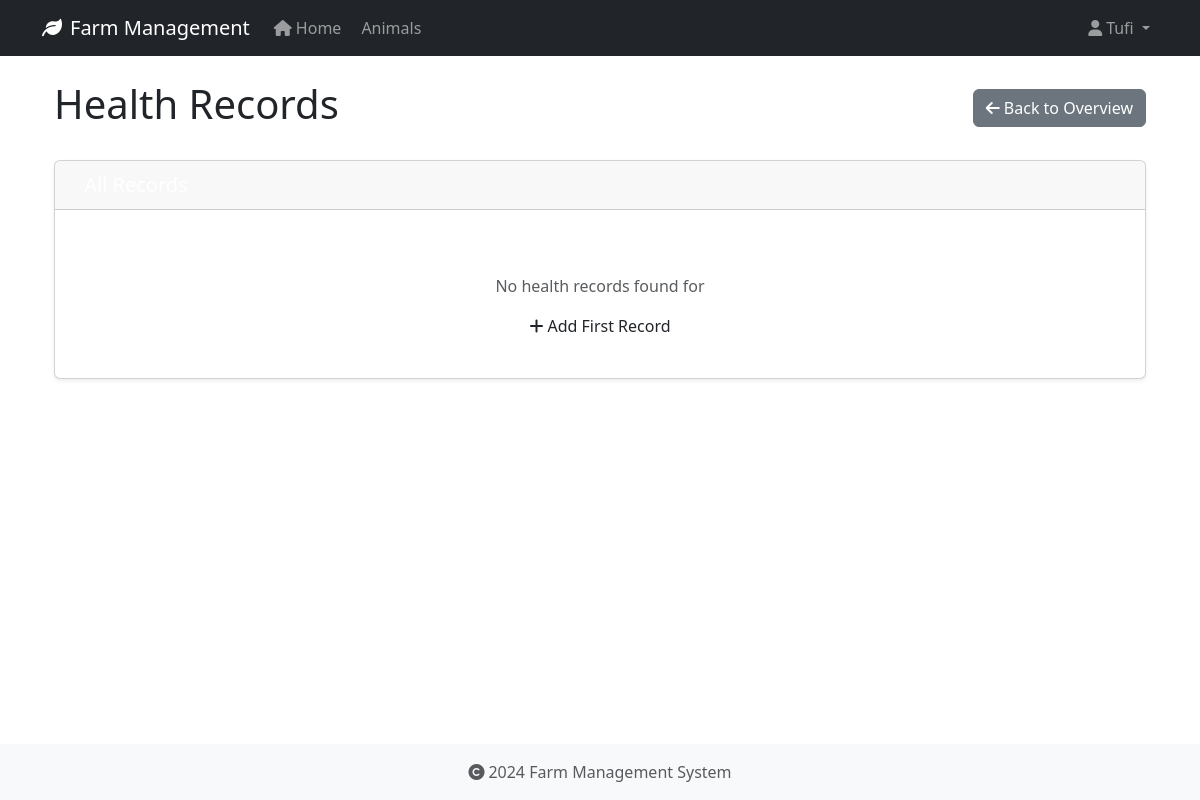
The app's page /animals/6/health/records (signed in), older data.
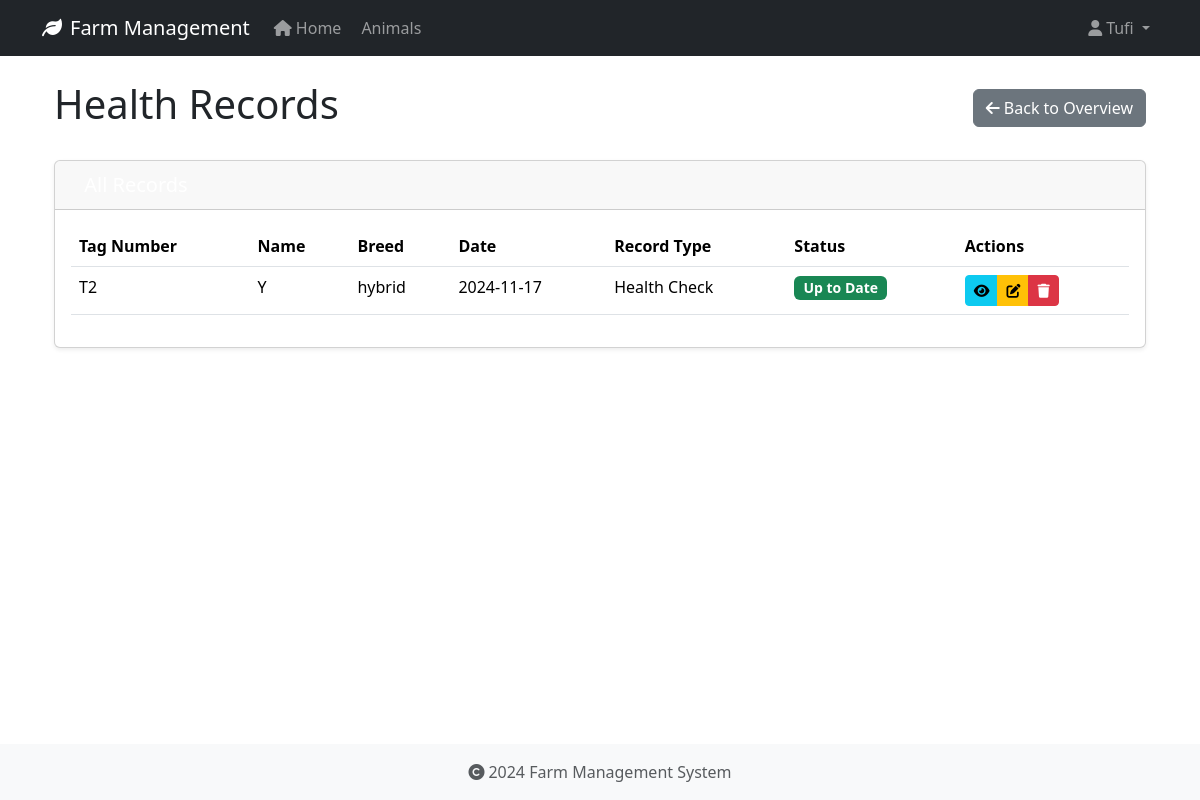
The same page, newer data.
### app/models/user.py (models this page shows, shortened)
class User(UserMixin, db.Model):
    id = db.Column(db.Integer, primary_key=True)
    username = db.Column(db.String(80), unique=True, nullable=False)
    email = db.Column(db.String(120), unique=True, nullable=False)
    password_hash = db.Column(db.String(128))
    role = db.Column(db.String(20), default='user')
    created_at = db.Column(db.DateTime, default=datetime.utcnow)
    last_login = db.Column(db.DateTime)
    is_active = db.Column(db.Boolean, default=True)
    first_name = db.Column(db.String(50))
    last_name = db.Column(db.String(50))
    reset_token = db.Column(db.String(100), unique=True)  # Store password reset token
    reset_token_expiration = db.Column(db.DateTime)       # Store token expiration time

### app/models/animal.py (models this page shows, shortened)
class HealthRecord(db.Model):
    id = db.Column(db.Integer, primary_key=True)
    animal_id = db.Column(db.Integer, db.ForeignKey('animal.id', ondelete='CASCADE'), nullable=False)
    record_type = db.Column(db.String(50), nullable=False)  # Made nullable=False
    date = db.Column(db.Date, nullable=False)
    description = db.Column(db.Text, nullable=True)
    treatment = db.Column(db.Text, nullable=True)
    cost = db.Column(db.Float, nullable=True)
    next_due_date = db.Column(db.Date, nullable=True)
    created_at = db.Column(db.DateTime, default=datetime.utcnow, nullable=False)
    created_by_id = db.Column(db.Integer, db.ForeignKey('user.id', ondelete='SET NULL'), nullable=True)

class Animal(db.Model):
    id = db.Column(db.Integer, primary_key=True)
    tag_number = db.Column(db.String(50), unique=True, nullable=False, index=True)
    name = db.Column(db.String(100), nullable=True)  # Explicitly mark as nullable
    species = db.Column(db.String(50), nullable=False, index=True)
    breed = db.Column(db.String(50), nullable=True)
    date_of_birth = db.Column(db.Date, nullable=True)
    gender = db.Column(db.String(20), nullable=True)
    weight = db.Column(db.Float, nullable=True)
    status = db.Column(db.String(20), default='active', nullable=False)
    purchase_date = db.Column(db.Date, nullable=True)
    purchase_price = db.Column(db.Float, nullable=True)
    notes = db.Column(db.Text, nullable=True)
    created_at = db.Column(db.DateTime, default=datetime.utcnow, nullable=False)
    updated_at = db.Column(db.DateTime, default=datetime.utcnow, onupdate=datetime.utcnow, nullable=False)
    wool_type = db.Column(db.String(50), nullable=True)
    last_shearing = db.Column(db.Date, nullable=True)
    fleece_weight = db.Column(db.Float, nullable=True)
    wool_grade = db.Column(db.String(20), nullable=True)
    lambing_status = db.Column(db.String(50), nullable=True)
    lambing_date = db.Column(db.Date, nullable=True)
    milk_production = db.Column(db.Float, nullable=True)
    last_milking = db.Column(db.Date, nullable=True)  # Changed from DateTime to Date
    milk_quality = db.Column(db.String(20), nullable=True)
    calving_status = db.Column(db.String(50), nullable=True)
    calving_date = db.Column(db.Date, nullable=True)
    milk_fat_content = db.Column(db.Float, nullable=True)
    egg_production = db.Column(db.Integer, nullable=True)
    egg_color = db.Column(db.String(20), nullable=True)
    comb_type = db.Column(db.String(20), nullable=True)
    laying_status = db.Column(db.String(20), nullable=True)
    last_laying_date = db.Column(db.Date, nullable=True)
    egg_size = db.Column(db.String(20), nullable=True)
    category = db.Column(db.String(50), nullable=True)
    special_needs = db.Column(db.Text, nullable=True)
    diet_requirements = db.Column(db.Text, nullable=True)
    habitat = db.Column(db.String(100), nullable=True)
    health_records = db.relationship('HealthRecord', backref='animal', lazy=True, cascade='all, delete-orphan')

### app/routes/animals.py (the view)
@bp.route('/<int:id>/health/records')
@login_required
def list_health_records(id):
    animal = Animal.query.get_or_404(id)
    records = HealthRecord.query.filter_by(animal_id=id).order_by(HealthRecord.date.desc()).all()
    return render_template('health_records/list.html', animal=animal, records=records)

### app/models/user.py (called while the page is built)
@login_manager.user_loader
def load_user(user_id):
    return User.query.get(int(user_id))

### app/templates/health_records/list.html (shortened to what this page needs)
{% extends "base.html" %}
{% block content %}
<div class="container">
    <div class="d-flex justify-content-between align-items-center mb-4">
        <h1>{{ animal_type }} Health Records</h1>
        <div>
            <a href="{{ url_for('health_records.index') }}" class="btn btn-secondary">
                <i class="fas fa-arrow-left me-1"></i>Back to Overview
            </a>
        </div>
    </div>
    <div class="card">
        <div class="card-header  text-white">
            <h2 class="h5 mb-0">
            </h2>
        </div>
        <div class="card-body">
            {% if records %}
                <div class="table-responsive">
                    <table class="table table-hover">
                        <thead>
                            <tr>
                                <th>Tag Number</th>
                                <th>Name</th>
                                <th>Breed</th>
                                <th>Date</th>
                                <th>Record Type</th>
                                <th>Status</th>
                                <th>Actions</th>
                            </tr>
                        </thead>
                        <tbody>
                            {% for record in records %}
                            <tr>
                                <td>{{ record.animal.tag_number }}</td>
                                <td>{{ record.animal.name or 'N/A' }}</td>
                                <td>{{ record.animal.breed or 'N/A' }}</td>
                                <td>{{ record.date.strftime('%Y-%m-%d') }}</td>
                                <td>{{ record.record_type }}</td>
                                <td>
                                    <span class="badge {% if record.next_due_date and record.next_due_date < today %}bg-danger
                                                   {% elif record.next_due_date == today %}bg-warning
                                                   {% else %}bg-success{% endif %}">
                                        {% if record.next_due_date and record.next_due_date < today %}
                                            Overdue
                                        {% elif record.next_due_date == today %}
                                            Due Today
                                        {% else %}
                                            Up to Date
                                        {% endif %}
                                    </span>
                                </td>
                                <td>
                                    <div class="btn-group btn-group-sm">
                                        <a href="{{ url_for('health_records.view', id=record.id) }}"
                                           class="btn btn-info" title="View">
                                            <i class="fas fa-eye"></i>
                                        </a>
                                        <a href="{{ url_for('health_records.edit', id=record.id) }}"
                                           class="btn btn-warning" title="Edit">
                                            <i class="fas fa-edit"></i>
                                        </a>
                                        <button type="button" class="btn btn-danger" title="Delete"
                                                onclick="confirmDelete({{ record.id }}, '{{ record.animal.tag_number }}')">
                                            <i class="fas fa-trash"></i>
                                        </button>
                                    </div>
                                </td>
                            </tr>
                            {% endfor %}
                        </tbody>
                    </table>
                </div>
            {% else %}
                <div class="text-center py-4">
                    <p class="text-muted mb-3">No health records found for {{ animal_type }}</p>
                        <i class="fas fa-plus me-1"></i>Add First Record
                </div>
            {% endif %}
        </div>
    </div>
</div>
{% endblock %}

### app/templates/base.html (shortened to what this page needs)
<!DOCTYPE html>
<html lang="en">
<head>
    <link rel="stylesheet" href="https://cdn.jsdelivr.net/npm/bootstrap@5.3.2/dist/css/bootstrap.min.css">
    <link rel="stylesheet" href="https://cdnjs.cloudflare.com/ajax/libs/font-awesome/6.0.0/css/all.min.css">
    <link rel="stylesheet" href="{{ url_for('static', filename='css/main.css') }}">
</head>
<body>
    <nav class="navbar navbar-expand-lg navbar-dark bg-dark">
        <div class="container">
            <a class="navbar-brand" href="{{ url_for('main.index') }}">
                <i class="fas fa-leaf me-2"></i>Farm Management
            </a>
            <div class="collapse navbar-collapse" id="navbarNav">
                <ul class="navbar-nav">
                    <li class="nav-item">
                        <a class="nav-link" href="{{ url_for('main.index') }}">
                            <i class="fas fa-home me-1"></i>Home
                        </a>
                    </li>
                    <li class="nav-item">
                        <a class="nav-link" href="{{ url_for('animals.index') }}">
                            Animals
                        </a>
                    </li>
                </ul>
                <ul class="navbar-nav ms-auto">
                    {% if current_user.is_authenticated %}
                        <li class="nav-item dropdown">
                            <a class="nav-link dropdown-toggle" href="#" id="userDropdown" role="button" data-bs-toggle="dropdown">
                                <i class="fas fa-user me-1"></i>{{ current_user.username }}
                            </a>
                        </li>
                    {% endif %}
                </ul>
            </div>
        </div>
    </nav>
    <main class="container mt-4">
        {% block content %}
        {% endblock %}
    </main>
    <footer class="footer mt-auto py-3 bg-light">
        <div class="container text-center">
            <span class="text-muted">
                <i class="fas fa-copyright me-1"></i>2024 Farm Management System
            </span>
        </div>
    </footer>
</body>
</html>

### app/static/css/main.css (style rules this page uses)
body { min-height: 100vh; display: flex; flex-direction: column; }
main { flex: 1 0 auto; }
.footer { flex-shrink: 0; }

### app/templates/health_records/list.html (style rules this page uses)
.card { box-shadow: 0 0.125rem 0.25rem rgba(0, 0, 0, 0.075); }
.card-header { padding: 0.75rem 1rem; }
.table th { font-weight: 600; }
.badge { font-size: 0.875rem; }

Row changes from the older to the newer data that the page shows:
added HealthRecord: animal.tag_number "T2", animal "Y", animal "hybrid", date "2024-11-17", record_type "Health Check", shows "Up to Date"
Text that changed along with them:
text no longer shown: "No health records found for Add First Record"
text now shown: "Tag Number Name Breed Date Record Type Status Actions"
